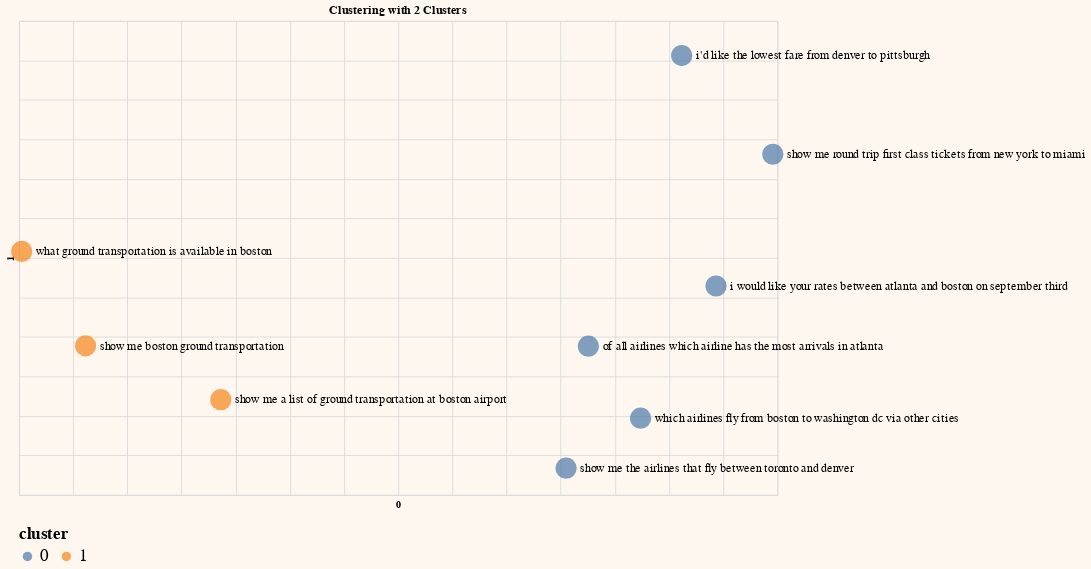

The notebook cell this image was saved under:
### Markdown cell above
### Step 3: Visualize the Results in a 2D Plot

When specified with 2 clusters to group the documents by, the algorithm looks to be spot on, where it generates one cluster related to airline information and one cluster related to ground service information.

### Code cell
# Plot on a chart
df_clust.columns = df_clust.columns.astype(str)
generate_chart(df_clust.iloc[:sample],'0','1',lbl='on',color='cluster',title='Clustering with 2 Clusters')

### Figure 1 — Vega-Lite specification as saved in the notebook (floating-point values rounded to 4 significant figures; data arrays with more than 128 entries replaced by an {"elided": "..."} marker saying what was removed)
{"config": {"view": {"continuousWidth": 300, "continuousHeight": 300}, "background": "#FDF7F0", "legend": {"labelFontSize": 18, "orient": "bottom", "titleFontSize": 18}}, "layer": [{"mark": {"type": "circle", "size": 500}, "encoding": {"color": {"field": "cluster", "type": "nominal"}, "tooltip": [{"field": "query", "type": "nominal"}], "x": {"axis": {"domain": false, "labels": false, "ticks": false}, "field": "0", "scale": {"zero": false}, "type": "quantitative"}, "y": {"axis": {"domain": false, "labels": false, "ticks": false}, "field": "1", "scale": {"zero": false}, "type": "quantitative"}}}, {"mark": {"type": "text", "align": "left", "baseline": "middle", "color": "black", "dx": 15, "size": 13}, "encoding": {"color": {"value": "black"}, "text": {"field": "query", "type": "nominal"}, "tooltip": [{"field": "query", "type": "nominal"}], "x": {"axis": {"domain": false, "labels": false, "ticks": false}, "field": "0", "scale": {"zero": false}, "type": "quantitative"}, "y": {"axis": {"domain": false, "labels": false, "ticks": false}, "field": "1", "scale": {"zero": false}, "type": "quantitative"}}}], "data": {"name": "data-a076376ff51d2a9b523f96fcf2237b0a"}, "height": 500, "title": "Clustering with 2 Clusters", "width": 800, "$schema": "https://vega.github.io/schema/vega-lite/v5.15.1.json", "datasets": {"data-a076376ff51d2a9b523f96fcf2237b0a": [{"query": " which airlines fly from boston to washington dc via other cities", "query_embeds": {"elided": "1024 float values"}, "0": 0.07379, "1": -0.2529, "cluster": "0"}, {"query": " show me the airlines that fly between toronto and denver", "query_embeds": {"elided": "1024 float values"}, "0": 0.00505, "1": -0.3162, "cluster": "0"}, {"query": " show me round trip first class tickets from new york to miami", "query_embeds": {"elided": "1024 float values"}, "0": 0.1958, "1": 0.08113, "cluster": "0"}, {"query": " i'd like the lowest fare from denver to pittsburgh", "query_embeds": {"elided": "1024 float values"}, "0": 0.1117, "1": 0.2061, "cluster": "0"}, {"query": " show me a list of ground transportation at boston airport", "query_embeds": {"elided": "1024 float values"}, "0": -0.3137, "1": -0.2295, "cluster": "1"}, {"query": " show me boston ground transportation", "query_embeds": {"elided": "1024 float values"}, "0": -0.4385, "1": -0.1613, "cluster": "1"}, {"query": " of all airlines which airline has the most arrivals in atlanta", "query_embeds": {"elided": "1024 float values"}, "0": 0.0256, "1": -0.1619, "cluster": "0"}, {"query": " what ground transportation is available in boston", "query_embeds": {"elided": "1024 float values"}, "0": -0.4975, "1": -0.04182, "cluster": "1"}, {"query": " i would like your rates between atlanta and boston on september third", "query_embeds": {"elided": "1024 float values"}, "0": 0.1434, "1": -0.08564, "cluster": "0"}]}}
